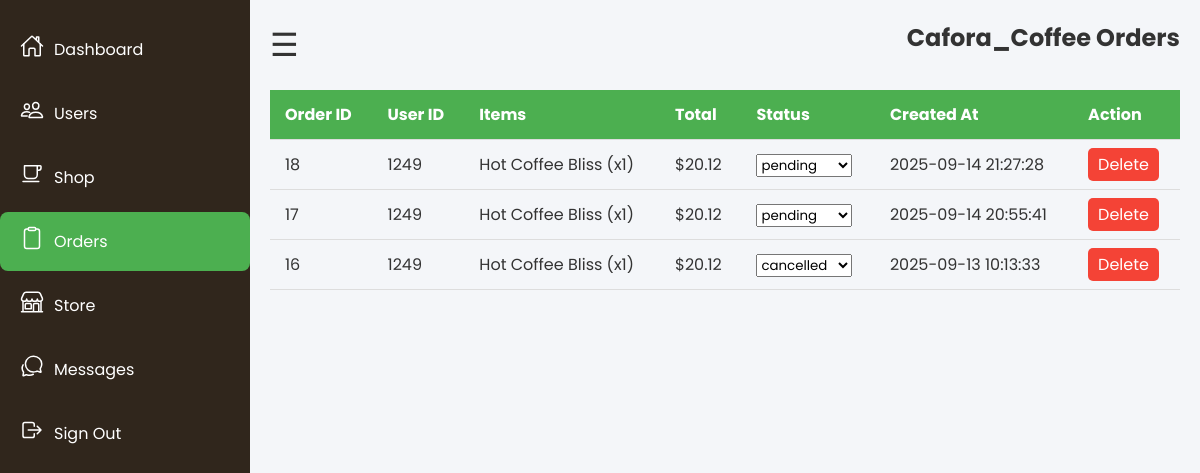
Page /admin/manage_orders.php (signed in) on the committed database.
### tables this page shows
CREATE TABLE `orders` (
  `order_id` int(11) NOT NULL,
  `user_id` int(11) NOT NULL,
  `total` decimal(10,2) NOT NULL,
  `status` enum('pending','completed','cancelled','processing') NOT NULL DEFAULT 'pending',
  `created_at` timestamp NOT NULL DEFAULT current_timestamp(),
  `updated_at` timestamp NULL DEFAULT NULL ON UPDATE current_timestamp()
);

### admin/manage_orders.php (the view, shortened to what this page needs)
<?php
require '../includes/database_connection.php';
$orders = $pdo->query("
    SELECT o.order_id, o.user_id, o.total, o.status, o.created_at,
        GROUP_CONCAT(CONCAT(p.name, ' (x', oi.quantity, ')') SEPARATOR ', ') AS items
    FROM orders o
    LEFT JOIN order_items oi ON o.order_id = oi.order_id
    LEFT JOIN products p ON oi.item_id = p.id
    GROUP BY o.order_id
    ORDER BY o.created_at DESC
")->fetchAll(PDO::FETCH_ASSOC);
?>
<!DOCTYPE html>
<html lang="en">
<head>
<link rel="stylesheet" href="../assets/css/admin.css">
</head>
<body>
<div class="container">
    <?php include "nav.php"; ?>
    <div class="main">
        <div class="topbar">
            <div class="toggle">&#9776;</div>
            <h2>Cafora_Coffee Orders</h2>
        </div>
        <div class="table-wrapper">
            <table class="styled-table">
                <thead>
                    <tr>
                        <th>Order ID</th>
                        <th>User ID</th>
                        <th>Items</th>
                        <th>Total</th>
                        <th>Status</th>
                        <th>Created At</th>
                        <th>Action</th>
                    </tr>
                </thead>
                <tbody>
                    <?php foreach($orders as $order): ?>
                    <tr>
                        <td><?= $order['order_id'] ?></td>
                        <td><?= $order['user_id'] ?></td>
                        <td><?= $order['items'] ?></td>
                        <td>$<?= number_format($order['total'],2) ?></td>
                        <td>
                            <form method="POST" action="manage_orders.php">
                                <select name="status" onchange="this.form.submit()">
                                    <?php
                                    $statuses = ['pending','processing','cancelled','completed'];
                                    foreach($statuses as $s){
                                        $sel = $order['status']==$s?'selected':'';
                                        echo "<option value='{$s}' {$sel}>{$s}</option>";
                                    }
                                    ?>
                                </select>
                            </form>
                        </td>
                        <td><?= $order['created_at'] ?></td>
                        <td>
                            <?php if($order['status'] != 'completed'): ?>
                                <a class="btn-delete" href="manage_orders.php?delete=<?= $order['order_id'] ?>" onclick="return confirm('Delete this order?')">Delete</a>
                            <?php else: ?>
                                <span style="color:gray;">Completed</span>
                            <?php endif; ?>
                        </td>
                    </tr>
                    <?php endforeach; ?>
                </tbody>
            </table>
        </div>
    </div>
</div>
</body>
</html>

### assets/css/admin.css (style rules this page uses)
* { margin:0; padding:0; box-sizing:border-box; font-family:'Poppins',sans-serif; }
body { min-height:100vh; background:#f4f6f9; color:#333; overflow-x:hidden; }
h2,h3 { margin-bottom:15px; }
a { text-decoration:none; }
.main { margin-left:250px; padding:20px; transition:0.3s; }
.topbar { display:flex; justify-content:space-between; align-items:center; margin-bottom:20px; }
.toggle { font-size:2rem; cursor:pointer; }
.table-wrapper { overflow-x:auto; }
.styled-table { width:100%; border-collapse:collapse; font-size:16px; }
.styled-table th, .styled-table td { padding:12px 15px; border-bottom:1px solid #ddd; text-align:left; }
.styled-table th { background:#4CAF50; color:#fff; }
.btn-delete { background:#f44336; color:#fff; padding:5px 10px; border:none; border-radius:5px; cursor:pointer; }

### rows in the picture
orders: order_id "18", user "1249", items "Hot Coffee Bliss (x1)", total "20.12", created_at "2025-09-14 21:27:28"
orders: order_id "17", user "1249", items "Hot Coffee Bliss (x1)", total "20.12", created_at "2025-09-14 20:55:41"
orders: order_id "16", user "1249", items "Hot Coffee Bliss (x1)", total "20.12", created_at "2025-09-13 10:13:33"

### other values in the picture
form field status "pending"
form field status "cancelled"
